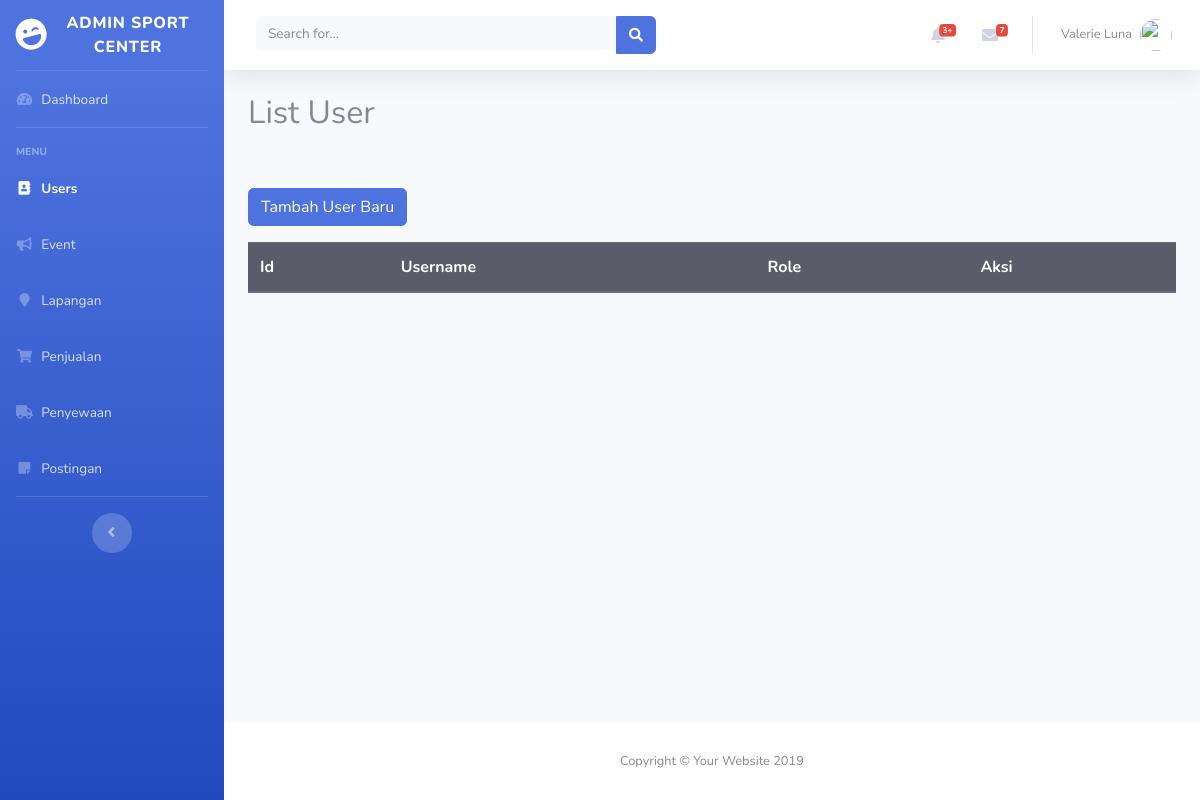
The app's page /admin/user.php, older data.
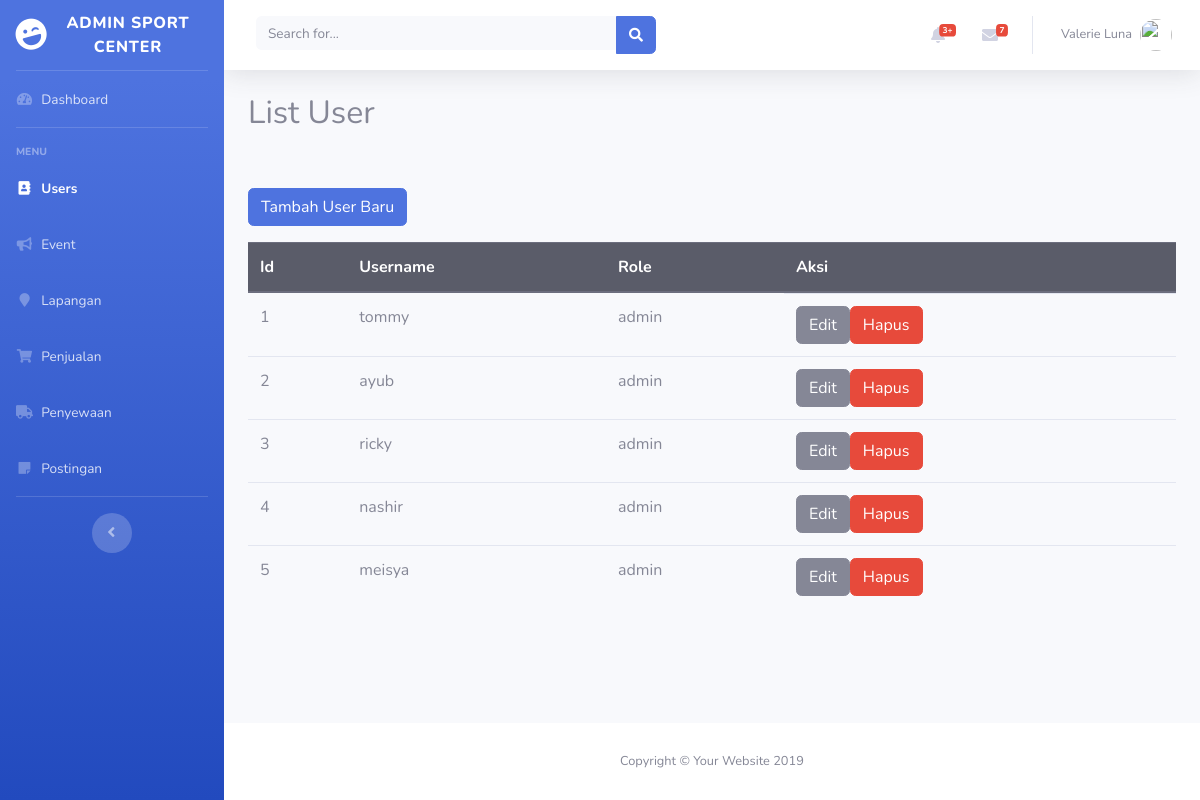
The same page, newer data.
### tables this page shows
CREATE TABLE `users` (
  `id` int(10) NOT NULL,
  `username` varchar(50) NOT NULL,
  `password` varchar(50) NOT NULL,
  `role` char(100) NOT NULL
);

### admin/user.php (the view, shortened to what the changed rows need)
<?php
require_once '../conn.php';
?>
<!DOCTYPE html>
<html lang="en">
<head>
    <link href="vendor/fontawesome-free/css/all.min.css" rel="stylesheet" type="text/css">
    <link href="css/sb-admin-2.min.css" rel="stylesheet">
</head>
<body id="page-top">
    <div id="wrapper">
        <div id="content-wrapper" class="d-flex flex-column">
            <div id="content">
                <div class="container-fluid">
                    <h2>List User</h2>
                    <?php
                    $query = 'SELECT * FROM users';
                    $users = mysqli_query($conn, $query);
                    ?>
                    <table class="table">
                        <thead class="thead-dark">
                            <tr>
                                <th scope="col">Id</th>
                                <th scope="col">Username</th>
                                <th scope="col">Role</th>
                                <th scope="col">Aksi</th>
                            </tr>
                        </thead>
                        <tbody>
                            <?php foreach ($users as $user) : ?>
                                <tr>
                                    <td><?php echo $user['id'] ?></td>
                                    <td><?php echo $user['username'] ?></td>
                                    <td><?php echo $user['role'] ?></td>
                                    <td class="d-flex">
                                        <form action="" method="get">
                                            <button class="btn btn-secondary" type="submit"> Edit </button>
                                        </form>
                                        <form action="delete-user.php" method="get" >
                                            <button class="btn btn-danger"> Hapus </button>
                                        </form>
                                    </td>
                                </tr>
                            <?php endforeach; ?>
                        </tbody>
                    </table>
                </div>
            </div>
        </div>
    </div>
</body>
</html>

Row changes from the older to the newer data that the page shows:
added users: id "1", username "tommy", role "admin"
added users: id "2", username "ayub", role "admin"
added users: id "3", username "ricky", role "admin"
added users: id "4", username "nashir", role "admin"
added users: id "5", username "meisya", role "admin"
